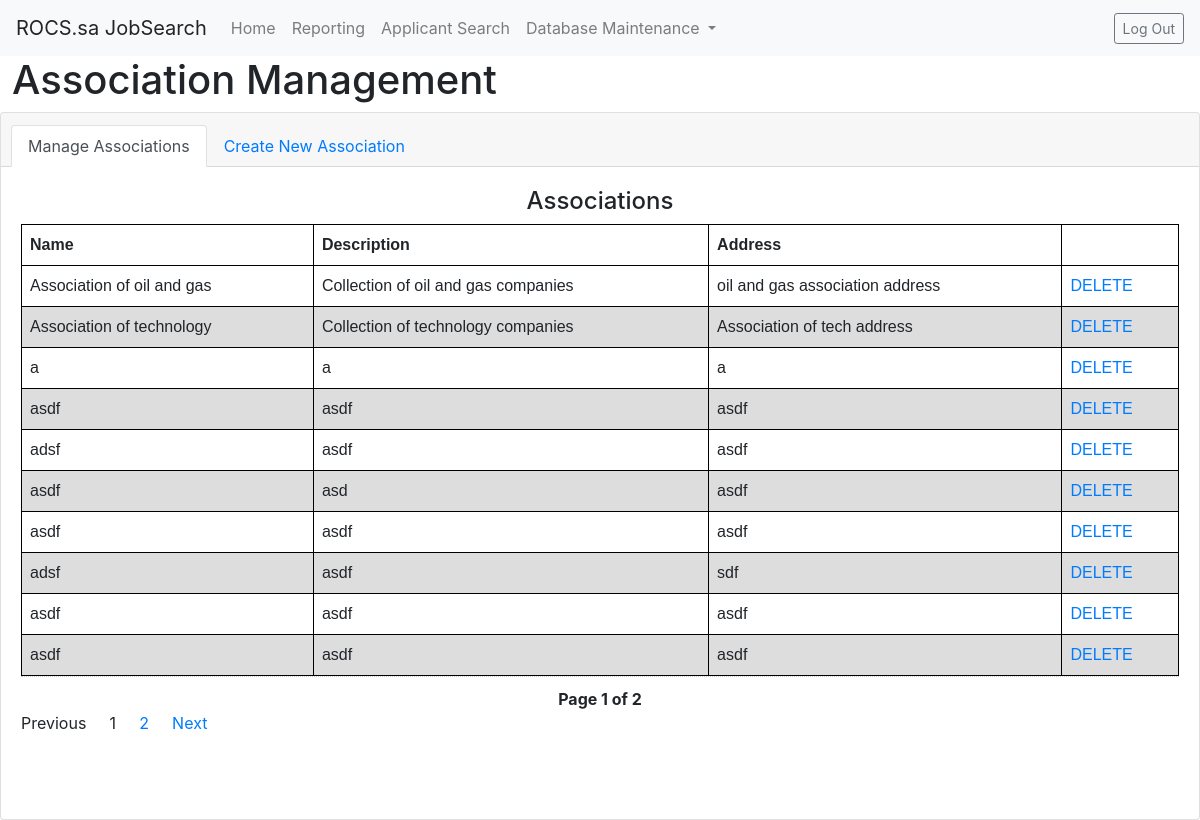
Page /associationManagement.php on the committed database.
### tables this page shows
CREATE TABLE `Association` (
  `association_id` int(11) NOT NULL,
  `name` text NOT NULL,
  `description` text NOT NULL,
  `address` text NOT NULL
);

### associationManagement.php (the view, shortened to what this page needs)
<!DOCTYPE html>
<html lang="en" dir="ltr">
    <head>
        <link rel="stylesheet" href="https://maxcdn.bootstrapcdn.com/bootstrap/4.0.0/css/bootstrap.min.css">
    </head>
    <body>
    <nav class="navbar navbar-expand-lg navbar-light bg-light">
        <a class="navbar-brand">ROCS.sa JobSearch</a>
        <div class="collapse navbar-collapse" id="navbarNavDropdown">
            <ul class="navbar-nav">
            <li class="nav-item">
                <a class="nav-link" href="/employerWelcome.php">Home </a>
            </li>
            <li class="nav-item">
                <a class="nav-link" href="/reporting">Reporting</a>
            </li>
            <li class="nav-item">
                <a class="nav-link" href="/applicantSearch.php">Applicant Search</a>
            </li>
            <li class="nav-item dropdown">
                <a class="nav-link dropdown-toggle" href="#" id="navbarDropdownMenuLink" data-toggle="dropdown" aria-haspopup="true" aria-expanded="false">
                Database Maintenance
                </a>
            </li>
            </ul>
        </div>
        <div>
            <span class="navbar-text" style="padding:5px">
            </span>
        </div>
        <div align="right">
            <form class="form-inline" action="/index.html">
                <button class="btn btn-sm btn-outline-secondary" type="submit">Log Out</button>
            </form>
        </div>
    </nav>
        <h1 style="margin-left:1%">Association Management</h1>
		<div class="card text-center">
			<div class="card-header">
				<ul class="nav nav-tabs card-header-tabs">
					<li class="nav-item">
                        <a class="nav-link active" href="/associationManagement.php">Manage Associations</a>
					</li>
					<li class="nav-item">
                        <a class="nav-link" href="/createAssociation.php">Create New Association</a>
					</li>
				</ul>
			</div>
			<div class="card-body">
                <table>
                    <thead>
                        <tr>
                            <th>Name</th>
                            <th>Description</th>
                            <th>Address</th>
                            <th></th>
                        </tr>
                    </thead>
                    <tbody>
                        <?php
                            print("<h4>Associations</h4>");
                            require_once 'connect.php';
                            if (isset($_GET['page_no']) && $_GET['page_no']!="") {
                                $page_no = $_GET['page_no'];
                            } else {
                                $page_no = 1;
                            }
                            $total_records_per_page = 10;
                            $offset = ($page_no-1) * $total_records_per_page;
                            $previous_page = $page_no - 1;
                            $next_page = $page_no + 1;
                            $result_count = mysqli_query($link,"SELECT COUNT(*) As total_records FROM `Association`");
                            $total_records = mysqli_fetch_array($result_count);
                            $total_records = $total_records['total_records'];
                            $total_no_of_pages = ceil($total_records / $total_records_per_page);
                            $result = mysqli_query($link,"SELECT * FROM `Association` LIMIT $offset, $total_records_per_page");
                            while($row = mysqli_fetch_array($result)){
                                echo "<tr>
                                        <td>".$row['name']."</td>
                                        <td>".$row['description']."</td>
                                        <td>".$row['address']."</td>
                                        <td><a href='/deleteAssociation.php?id=".$row['association_id'] . "'>" . "DELETE</a></td>
                                      </tr>";
                            }
                            ?>
                    </tbody>
                </table>
                <div style='padding: 10px 20px 0px; border-top: dotted 1px #CCC;'>
                    <strong>Page <?php echo $page_no." of ".$total_no_of_pages; ?></strong>
                </div>
                <ul class="pagination" align="center">
                    <li style="padding-right:1%" <?php if($page_no <= 1){ echo "class='disabled'"; } ?>>
                        <a <?php if($page_no > 1){ echo "href='?page_no=$previous_page' "; } ?>>Previous</a>
                    </li>
                    <?php
                    if ($total_no_of_pages <= 10){
                        for ($counter = 1; $counter <= $total_no_of_pages; $counter++){
                            if ($counter == $page_no) {
                           echo "<li style='padding-left:1%;padding-right:1%' class='active'><a>$counter</a></li>";
                                }else{
                           echo "<li style='padding-left:1%;padding-right:1%'><a href='?page_no=$counter'>$counter</a></li>";
                                }
                        }
                    }
                    ?>
                    <li style="padding-left:1%;" <?php if($page_no >= $total_no_of_pages){ echo "class='disabled'"; } ?>>
                        <a <?php if($page_no < $total_no_of_pages) { echo "href='?page_no=$next_page' "; } ?>>Next</a>
                    </li>
                </ul>
                <br /><br />
            </div>
		</div>
	</body>
</html>

### associationManagement.php (style rules this page uses)
table { font-family: arial, sans-serif; border-collapse: collapse; width: 100%; }
td, th { border: 1px solid #000000; text-align: left; padding: 8px; }
tr:nth-child(even) { background-color: #dddddd; }

### rows in the picture
association: name "Association of oil and gas", description "Collection of oil and gas companies", address "oil and gas association address"
association: name "Association of technology", description "Collection of technology companies", address "Association of tech address"
association: name "a", description "a", address "a"
association: name "asdf", description "asdf", address "asdf"
association: name "adsf", description "asdf", address "asdf"
association: name "asdf", description "asd", address "asdf"
association: name "asdf", description "asdf", address "asdf"
association: name "adsf", description "asdf", address "sdf"
association: name "asdf", description "asdf", address "asdf"
association: name "asdf", description "asdf", address "asdf"

### other values in the picture
$page_no "1"
$total_no_of_pages "2"
